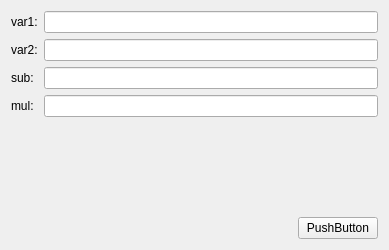
<?xml version="1.0" encoding="UTF-8"?>
<ui version="4.0">
 <class>Widget</class>
 <widget class="QWidget" name="Widget">
  <property name="geometry">
   <rect>
    <x>0</x>
    <y>0</y>
    <width>389</width>
    <height>245</height>
   </rect>
  </property>
  <property name="windowTitle">
   <string>Widget</string>
  </property>
  <layout class="QGridLayout" name="gridLayout_2">
   <item row="0" column="0">
    <layout class="QVBoxLayout" name="verticalLayout">
     <property name="spacing">
      <number>100</number>
     </property>
     <item>
      <layout class="QGridLayout" name="gridLayout">
       <item row="0" column="0">
        <widget class="QLabel" name="label">
         <property name="text">
          <string>var1:</string>
         </property>
        </widget>
       </item>
       <item row="0" column="1">
        <widget class="QLineEdit" name="lineEdit_var1"/>
       </item>
       <item row="1" column="0">
        <widget class="QLabel" name="label_2">
         <property name="text">
          <string>var2:</string>
         </property>
        </widget>
       </item>
       <item row="1" column="1">
        <widget class="QLineEdit" name="lineEdit_var2"/>
       </item>
       <item row="2" column="0">
        <widget class="QLabel" name="label_3">
         <property name="text">
          <string>sub:</string>
         </property>
        </widget>
       </item>
       <item row="2" column="1">
        <widget class="QLineEdit" name="lineEdit_sub"/>
       </item>
       <item row="3" column="0">
        <widget class="QLabel" name="label_4">
         <property name="text">
          <string>mul:</string>
         </property>
        </widget>
       </item>
       <item row="3" column="1">
        <widget class="QLineEdit" name="lineEdit_mul"/>
       </item>
      </layout>
     </item>
     <item>
      <layout class="QHBoxLayout" name="horizontalLayout">
       <item>
        <spacer name="horizontalSpacer">
         <property name="orientation">
          <enum>Qt::Horizontal</enum>
         </property>
         <property name="sizeHint" stdset="0">
          <size>
           <width>40</width>
           <height>20</height>
          </size>
         </property>
        </spacer>
       </item>
       <item>
        <widget class="QPushButton" name="btn_cal">
         <property name="text">
          <string>PushButton</string>
         </property>
        </widget>
       </item>
      </layout>
     </item>
    </layout>
   </item>
  </layout>
 </widget>
 <layoutdefault spacing="6" margin="11"/>
 <resources/>
 <connections/>
</ui>
